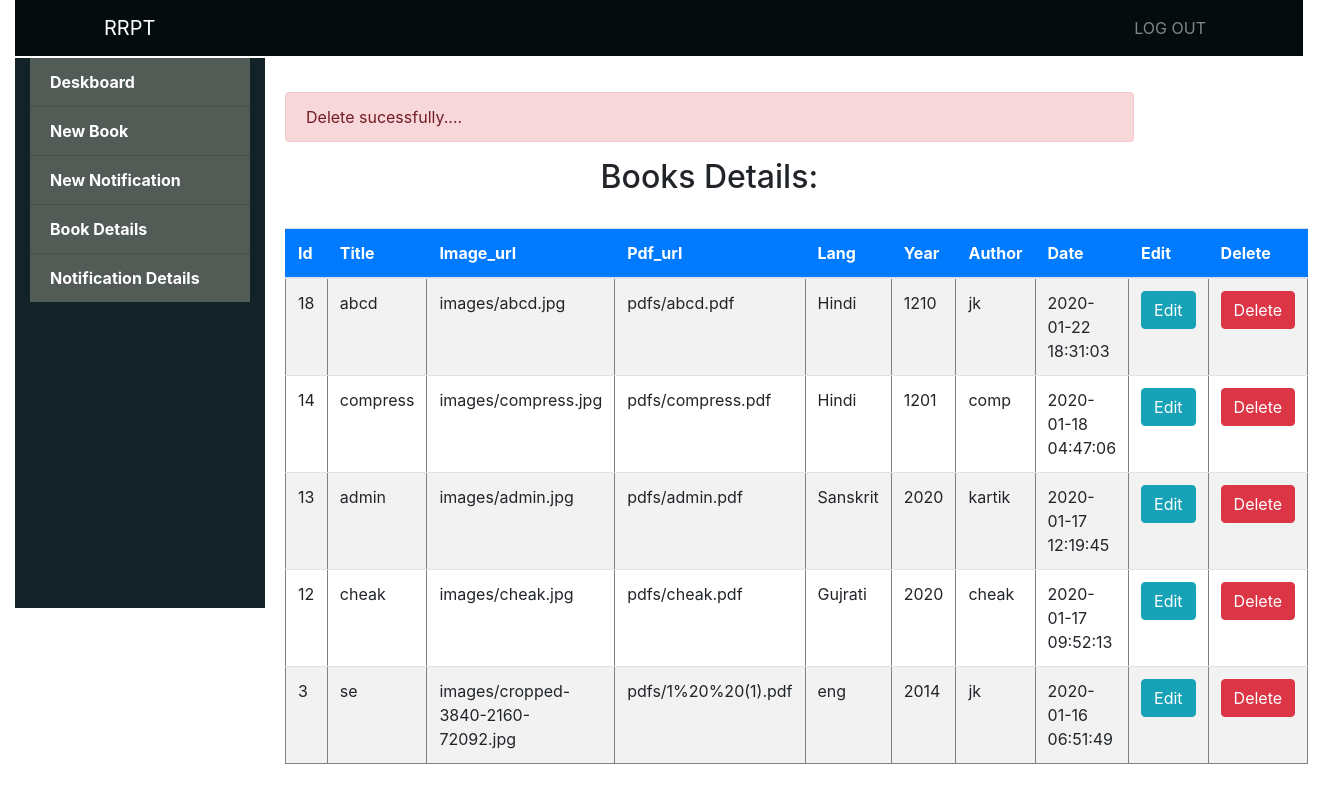
Screenshot of /bookdetailsphp.php?b_id=13 (signed in) with the database file from the repository.
### tables this page shows
CREATE TABLE IF NOT EXISTS `book` (
  `book_id` int(6) NOT NULL AUTO_INCREMENT,
  `book_title` varchar(300) NOT NULL,
  `book_image_url` varchar(60) NOT NULL,
  `book_pdf_url` varchar(60) NOT NULL,
  `book_lang` varchar(10) NOT NULL,
  `book_year` int(4) DEFAULT NULL,
  `book_author` varchar(20) DEFAULT NULL,
  `date` timestamp NOT NULL DEFAULT CURRENT_TIMESTAMP,
  `a_id` int(6) DEFAULT NULL,
  PRIMARY KEY (`book_id`),
  KEY `a_id` (`a_id`)
);

### bookdetailsphp.php (the view, shortened to what this page needs)
<?php
	  	require_once 'config.php';
        $con = mysqli_connect("$host","$username","$password");
        mysqli_select_db($con,"$dbname");
        $del='';
     if(isset($_GET['b_id']))
         {
			$q="delete from book where book_id='$_GET[b_id]'";
			if(mysqli_query($con,$q)>0){
				$del='<div class="alert alert-danger">Delete sucessfully....</div>';
			}
		}
?>
<!DOCTYPE html>
<html>
	<head>
		<link rel="stylesheet" type="text/css" href="bootstrap/css/bootstrap.css">
	</head>
	<body>
<?php  include 'headerphp.php'  ?>
<?php include 'sidebarphp.php'?>
<dir class="container-fluid col-lg-8" style="background-color:; float: left; left: 20px; top: 20px; width: auto">
		<?php echo $del;?>
	<h2 align="center">Books Details:</h2>
<br>
		<table class="table table-striped" border="1" width="70%">
			<thead>
				<tr class="btn-primary">
					<th>Id</th>
					<th>Title</th>
					<th>Image_url</th>
					<th>Pdf_url</th>
					<th>Lang</th>
					<th>Year</th>
					<th>Author</th>
					<th>Date</th>
					<th>Edit</th>
					<th>Delete</th>
				</tr>
			</thead>
			<tbody>
				<?php
				require_once 'config.php';
				$con = mysqli_connect("$host","$username","$password");
				mysqli_select_db($con,"$dbname");
				$q="select * from book order by book_id desc";
				$r=mysqli_query($con,$q);
				while ($rows=mysqli_fetch_assoc($r)) {
					echo "<tr>
							<td>".$rows['book_id']."</td>
							<td>".$rows['book_title']."</td>
							<td>".$rows['book_image_url']."</td>
							<td>".$rows['book_pdf_url']."</td>
							<td>".$rows['book_lang']."</td>
							<td>".$rows['book_year']."</td>
							<td>".$rows['book_author']."</td>
							<td>".$rows['date']."</td>
							<td><a href='addbookphp.php?b_id=".$rows['book_id']."' class='btn btn-info btn-xs'>Edit</a></td>
							<td><a href='bookdetailsphp.php?b_id=".$rows['book_id']."' class='btn btn-danger btn-xs'>Delete</a></td>
						</tr>";
					}
				?>
			</tbody>
		</table>
		</dir>
	</body>
</html>

### rows the page displays
book: book_id "18", book_title "abcd", book_image_url "images/abcd.jpg", book_pdf_url "pdfs/abcd.pdf", book_lang "Hindi", book_year "1210", book_author "jk", date "2020-01-22 18:31:03"
book: book_id "14", book_title "compress", book_image_url "images/compress.jpg", book_pdf_url "pdfs/compress.pdf", book_lang "Hindi", book_year "1201", book_author "comp", date "2020-01-18 04:47:06"
book: book_id "13", book_title "admin", book_image_url "images/admin.jpg", book_pdf_url "pdfs/admin.pdf", book_lang "Sanskrit", book_year "2020", book_author "kartik", date "2020-01-17 12:19:45"
book: book_id "12", book_title "cheak", book_image_url "images/cheak.jpg", book_pdf_url "pdfs/cheak.pdf", book_lang "Gujrati", book_year "2020", book_author "cheak", date "2020-01-17 09:52:13"
book: book_id "3", book_title "se", book_image_url "images/cropped-3840-2160-72092.jpg", book_pdf_url "pdfs/1%20%20(1).pdf", book_lang "eng", book_year "2014", book_author "jk", date "2020-01-16 06:51:49"
